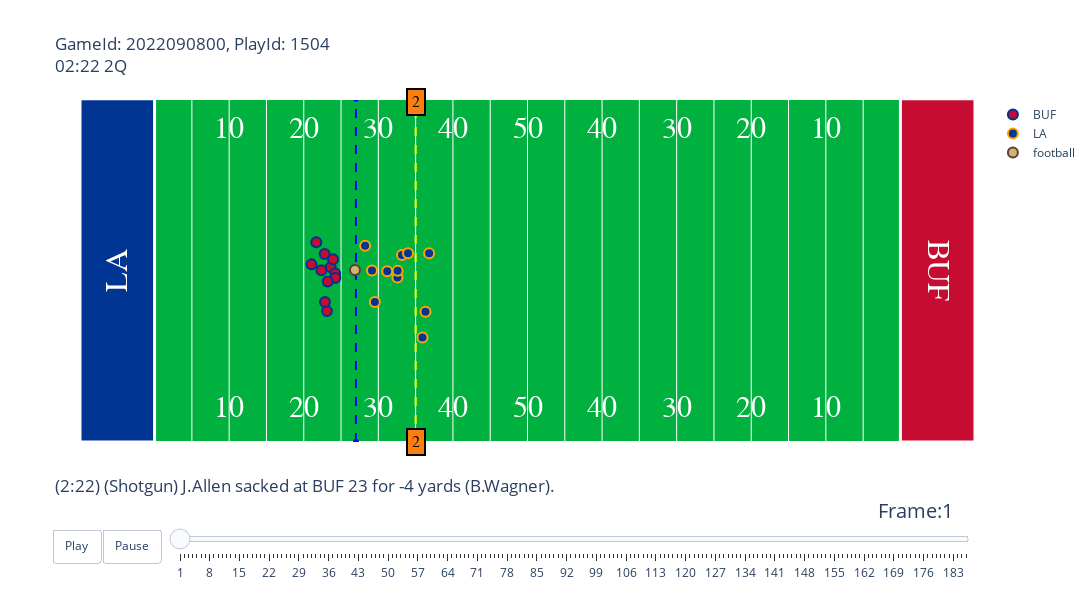

The notebook cell saved with this chart:
### Code cell
gid = 2022090800# 2022091108, 2022091113, 2022091108
pid = 1504 #729, 2518, 62

animate_play(games=games, tracking_df=tracking_df,
             play_df=plays, players=players, gameId=gid,
             playId=pid)

### Figure 1 — Plotly figure (JSON) as saved in the notebook; plotly's stock layout.template omitted (floating-point values rounded to 4 significant figures)
{"data": [{"hoverinfo": "none", "mode": "text", "showlegend": false, "text": ["10", "20", "30", "40", "50", "40", "30", "20", "10"], "textfont": {"color": "#ffffff", "family": "Courier New, monospace", "size": 30}, "type": "scatter", "x": [20, 30, 40, 50, 60, 70, 80, 90, 100], "y": [5, 5, 5, 5, 5, 5, 5, 5, 5]}, {"hoverinfo": "none", "mode": "text", "showlegend": false, "text": ["10", "20", "30", "40", "50", "40", "30", "20", "10"], "textfont": {"color": "#ffffff", "family": "Courier New, monospace", "size": 30}, "type": "scatter", "x": [20, 30, 40, 50, 60, 70, 80, 90, 100], "y": [48.5, 48.5, 48.5, 48.5, 48.5, 48.5, 48.5, 48.5, 48.5]}, {"hoverinfo": "none", "line": {"color": "blue", "dash": "dash"}, "showlegend": false, "type": "scatter", "x": [37, 37], "y": [0, 53.5]}, {"hoverinfo": "none", "line": {"color": "yellow", "dash": "dash"}, "showlegend": false, "type": "scatter", "x": [45, 45], "y": [0, 53.5]}, {"fill": "toself", "fillcolor": "#003594", "hoverinfo": "skip", "line": {"color": "white", "width": 3}, "mode": "lines", "opacity": 1, "showlegend": false, "type": "scatter", "x": [0, 0, 10, 10, 0], "y": [0, 53.5, 53.5, 0, 0]}, {"fill": "toself", "fillcolor": "#C60C30", "hoverinfo": "skip", "line": {"color": "white", "width": 3}, "mode": "lines", "opacity": 1, "showlegend": false, "type": "scatter", "x": [110, 110, 120, 120, 110], "y": [0, 53.5, 53.5, 0, 0]}, {"hoverinfo": "text", "hovertext": ["nflId:35472<br>displayName:Rodger Saffold<br>Player Speed:0.134 MPH", "nflId:42392<br>displayName:Mitch Morse<br>Player Speed:1.543 MPH", "nflId:42448<br>displayName:Jamison Crowder<br>Player Speed:7.762 MPH", "nflId:42489<br>displayName:Stefon Diggs<br>Player Speed:3.937 MPH", "nflId:44875<br>displayName:Dion Dawkins<br>Player Speed:2.103 MPH", "nflId:46076<br>displayName:Josh Allen<br>Player Speed:2.394 MPH", "nflId:47857<br>displayName:Devin Singletary<br>Player Speed:1.79 MPH", "nflId:47879<br>displayName:Dawson Knox<br>Player Speed:3.736 MPH", "nflId:48512<br>displayName:Ryan Bates<br>Player Speed:0.828 MPH", "nflId:52536<br>displayName:Gabe Davis<br>Player Speed:7.136 MPH", "nflId:53522<br>displayName:Spencer Brown<br>Player Speed:2.662 MPH"], "marker": {"color": "#C60C30", "line": {"color": "#00338D", "width": 2}, "size": 10}, "mode": "markers", "name": "BUF", "type": "scatter", "x": [33.6, 34.21, 33.11, 32.8, 33.93, 32.37, 31.04, 32.84, 34.23, 31.68, 33.21], "y": [27.29, 26.26, 20.43, 29.3, 28.47, 26.75, 27.7, 21.83, 25.56, 31.14, 25.02]}, {"hoverinfo": "text", "hovertext": ["nflId:38577<br>displayName:Bobby Wagner<br>Player Speed:0.089 MPH", "nflId:41239<br>displayName:Aaron Donald<br>Player Speed:0.425 MPH", "nflId:42816<br>displayName:Troy Hill<br>Player Speed:2.908 MPH", "nflId:43294<br>displayName:Jalen Ramsey<br>Player Speed:4.273 MPH", "nflId:43298<br>displayName:Leonard Floyd<br>Player Speed:0.47 MPH", "nflId:47844<br>displayName:Taylor Rapp<br>Player Speed:1.767 MPH", "nflId:47862<br>displayName:David Long<br>Player Speed:0.716 MPH", "nflId:47917<br>displayName:Greg Gaines<br>Player Speed:0.224 MPH", "nflId:47939<br>displayName:Justin Hollins<br>Player Speed:0.089 MPH", "nflId:48026<br>displayName:Nick Scott<br>Player Speed:2.371 MPH", "nflId:53532<br>displayName:Ernest Jones<br>Player Speed:1.208 MPH"], "marker": {"color": "#003594", "line": {"color": "#FFA300", "width": 2}, "size": 10}, "mode": "markers", "name": "LA", "type": "scatter", "x": [42.56, 41.19, 45.92, 43.17, 39.53, 46.81, 43.98, 39.15, 38.23, 46.32, 42.59], "y": [25.65, 26.6, 16.3, 29.16, 21.83, 29.42, 29.42, 26.73, 30.6, 20.31, 26.67]}, {"hoverinfo": "none", "marker": {"color": "#CBB67C", "line": {"color": "#663831", "width": 2}, "size": 10}, "mode": "markers", "name": "football", "type": "scatter", "x": [36.87], "y": [26.81]}], "layout": {"annotations": [{"align": "center", "bgcolor": "#ff7f0e", "bordercolor": "black", "borderpad": 4, "borderwidth": 2, "font": {"color": "black", "family": "Courier New, monospace", "size": 16}, "opacity": 1, "showarrow": false, "text": "2", "x": 45, "y": 0}, {"align": "center", "bgcolor": "#ff7f0e", "bordercolor": "black", "borderpad": 4, "borderwidth": 2, "font": {"color": "black", "family": "Courier New, monospace", "size": 16}, "opacity": 1, "showarrow": false, "text": "2", "x": 45, "y": 53}, {"font": {"color": "White", "family": "Courier New, monospace", "size": 32}, "showarrow": false, "text": "LA", "textangle": -90, "x": 5, "y": 26.75}, {"font": {"color": "White", "family": "Courier New, monospace", "size": 32}, "showarrow": false, "text": "BUF", "textangle": 90, "x": 115, "y": 26.75}], "autosize": false, "height": 600, "plot_bgcolor": "#00B140", "sliders": [{"active": 0, "currentvalue": {"font": {"size": 20}, "prefix": "Frame:", "visible": true, "xanchor": "right"}, "len": 0.9, "pad": {"b": 10, "t": 50}, "steps": [{"args": [[1], {"frame": {"duration": 100, "redraw": false}, "mode": "immediate", "transition": {"duration": 0}}], "label": "1", "method": "animate"}, {"args": [[2], {"frame": {"duration": 100, "redraw": false}, "mode": "immediate", "transition": {"duration": 0}}], "label": "2", "method": "animate"}, {"args": [[3], {"frame": {"duration": 100, "redraw": false}, "mode": "immediate", "transition": {"duration": 0}}], "label": "3", "method": "animate"}, {"args": [[4], {"frame": {"duration": 100, "redraw": false}, "mode": "immediate", "transition": {"duration": 0}}], "label": "4", "method": "animate"}, {"args": [[5], {"frame": {"duration": 100, "redraw": false}, "mode": "immediate", "transition": {"duration": 0}}], "label": "5", "method": "animate"}, {"args": [[6], {"frame": {"duration": 100, "redraw": false}, "mode": "immediate", "transition": {"duration": 0}}], "label": "6", "method": "animate"}, {"args": [[7], {"frame": {"duration": 100, "redraw": false}, "mode": "immediate", "transition": {"duration": 0}}], "label": "7", "method": "animate"}, {"args": [[8], {"frame": {"duration": 100, "redraw": false}, "mode": "immediate", "transition": {"duration": 0}}], "label": "8", "method": "animate"}, {"args": [[9], {"frame": {"duration": 100, "redraw": false}, "mode": "immediate", "transition": {"duration": 0}}], "label": "9", "method": "animate"}, {"args": [[10], {"frame": {"duration": 100, "redraw": false}, "mode": "immediate", "transition": {"duration": 0}}], "label": "10", "method": "animate"}, {"args": [[11], {"frame": {"duration": 100, "redraw": false}, "mode": "immediate", "transition": {"duration": 0}}], "label": "11", "method": "animate"}, {"args": [[12], {"frame": {"duration": 100, "redraw": false}, "mode": "immediate", "transition": {"duration": 0}}], "label": "12", "method": "animate"}, {"args": [[13], {"frame": {"duration": 100, "redraw": false}, "mode": "immediate", "transition": {"duration": 0}}], "label": "13", "method": "animate"}, {"args": [[14], {"frame": {"duration": 100, "redraw": false}, "mode": "immediate", "transition": {"duration": 0}}], "label": "14", "method": "animate"}, {"args": [[15], {"frame": {"duration": 100, "redraw": false}, "mode": "immediate", "transition": {"duration": 0}}], "label": "15", "method": "animate"}, {"args": [[16], {"frame": {"duration": 100, "redraw": false}, "mode": "immediate", "transition": {"duration": 0}}], "label": "16", "method": "animate"}, {"args": [[17], {"frame": {"duration": 100, "redraw": false}, "mode": "immediate", "transition": {"duration": 0}}], "label": "17", "method": "animate"}, {"args": [[18], {"frame": {"duration": 100, "redraw": false}, "mode": "immediate", "transition": {"duration": 0}}], "label": "18", "method": "animate"}, {"args": [[19], {"frame": {"duration": 100, "redraw": false}, "mode": "immediate", "transition": {"duration": 0}}], "label": "19", "method": "animate"}, {"args": [[20], {"frame": {"duration": 100, "redraw": false}, "mode": "immediate", "transition": {"duration": 0}}], "label": "20", "method": "animate"}, {"args": [[21], {"frame": {"duration": 100, "redraw": false}, "mode": "immediate", "transition": {"duration": 0}}], "label": "21", "method": "animate"}, {"args": [[22], {"frame": {"duration": 100, "redraw": false}, "mode": "immediate", "transition": {"duration": 0}}], "label": "22", "method": "animate"}, {"args": [[23], {"frame": {"duration": 100, "redraw": false}, "mode": "immediate", "transition": {"duration": 0}}], "label": "23", "method": "animate"}, {"args": [[24], {"frame": {"duration": 100, "redraw": false}, "mode": "immediate", "transition": {"duration": 0}}], "label": "24", "method": "animate"}, {"args": [[25], {"frame": {"duration": 100, "redraw": false}, "mode": "immediate", "transition": {"duration": 0}}], "label": "25", "method": "animate"}, {"args": [[26], {"frame": {"duration": 100, "redraw": false}, "mode": "immediate", "transition": {"duration": 0}}], "label": "26", "method": "animate"}, {"args": [[27], {"frame": {"duration": 100, "redraw": false}, "mode": "immediate", "transition": {"duration": 0}}], "label": "27", "method": "animate"}, {"args": [[28], {"frame": {"duration": 100, "redraw": false}, "mode": "immediate", "transition": {"duration": 0}}], "label": "28", "method": "animate"}, {"args": [[29], {"frame": {"duration": 100, "redraw": false}, "mode": "immediate", "transition": {"duration": 0}}], "label": "29", "method": "animate"}, {"args": [[30], {"frame": {"duration": 100, "redraw": false}, "mode": "immediate", "transition": {"duration": 0}}], "label": "30", "method": "animate"}, {"args": [[31], {"frame": {"duration": 100, "redraw": false}, "mode": "immediate", "transition": {"duration": 0}}], "label": "31", "method": "animate"}, {"args": [[32], {"frame": {"duration": 100, "redraw": false}, "mode": "immediate", "transition": {"duration": 0}}], "label": "32", "method": "animate"}, {"args": [[33], {"frame": {"duration": 100, "redraw": false}, "mode": "immediate", "transition": {"duration": 0}}], "label": "33", "method": "animate"}, {"args": [[34], {"frame": {"duration": 100, "redraw": false}, "mode": "immediate", "transition": {"duration": 0}}], "label": "34", "method": "animate"}, {"args": [[35], {"frame": {"duration": 100, "redraw": false}, "mode": "immediate", "transition": {"duration": 0}}], "label": "35", "method": "animate"}, {"args": [[36], {"frame": {"duration": 100, "redraw": false}, "mode": "immediate", "transition": {"duration": 0}}], "label": "36", "method": "animate"}, {"args": [[37], {"frame": {"duration": 100, "redraw": false}, "mode": "immediate", "transition": {"duration": 0}}], "label": "37", "method": "animate"}, {"args": [[38], {"frame": {"duration": 100, "redraw": false}, "mode": "immediate", "transition": {"duration": 0}}], "label": "38", "method": "animate"}, {"args": [[39], {"frame": {"duration": 100, "redraw": false}, "mode": "immediate", "transition": {"duration": 0}}], "label": "39", "method": "animate"}, {"args": [[40], {"frame": {"duration": 100, "redraw": false}, "mode": "immediate", "transition": {"duration": 0}}], "label": "40", "method": "animate"}, {"args": [[41], {"frame": {"duration": 100, "redraw": false}, "mode": "immediate", "transition": {"duration": 0}}], "label": "41", "method": "animate"}, {"args": [[42], {"frame": {"duration": 100, "redraw": false}, "mode": "immediate", "transition": {"duration": 0}}], "label": "42", "method": "animate"}, {"args": [[43], {"frame": {"duration": 100, "redraw": false}, "mode": "immediate", "transition": {"duration": 0}}], "label": "43", "method": "animate"}, {"args": [[44], {"frame": {"duration": 100, "redraw": false}, "mode": "immediate", "transition": {"duration": 0}}], "label": "44", "method": "animate"}, {"args": [[45], {"frame": {"duration": 100, "redraw": false}, "mode": "immediate", "transition": {"duration": 0}}], "label": "45", "method": "animate"}, {"args": [[46], {"frame": {"duration": 100, "redraw": false}, "mode": "immediate", "transition": {"duration": 0}}], "label": "46", "method": "animate"}, {"args": [[47], {"frame": {"duration": 100, "redraw": false}, "mode": "immediate", "transition": {"duration": 0}}], "label": "47", "method": "animate"}, {"args": [[48], {"frame": {"duration": 100, "redraw": false}, "mode": "immediate", "transition": {"duration": 0}}], "label": "48", "method": "animate"}, {"args": [[49], {"frame": {"duration": 100, "redraw": false}, "mode": "immediate", "transition": {"duration": 0}}], "label": "49", "method": "animate"}, {"args": [[50], {"frame": {"duration": 100, "redraw": false}, "mode": "immediate", "transition": {"duration": 0}}], "label": "50", "method": "animate"}, {"args": [[51], {"frame": {"duration": 100, "redraw": false}, "mode": "immediate", "transition": {"duration": 0}}], "label": "51", "method": "animate"}, {"args": [[52], {"frame": {"duration": 100, "redraw": false}, "mode": "immediate", "transition": {"duration": 0}}], "label": "52", "method": "animate"}, {"args": [[53], {"frame": {"duration": 100, "redraw": false}, "mode": "immediate", "transition": {"duration": 0}}], "label": "53", "method": "animate"}, {"args": [[54], {"frame": {"duration": 100, "redraw": false}, "mode": "immediate", "transition": {"duration": 0}}], "label": "54", "method": "animate"}, {"args": [[55], {"frame": {"duration": 100, "redraw": false}, "mode": "immediate", "transition": {"duration": 0}}], "label": "55", "method": "animate"}, {"args": [[56], {"frame": {"duration": 100, "redraw": false}, "mode": "immediate", "transition": {"duration": 0}}], "label": "56", "method": "animate"}, {"args": [[57], {"frame": {"duration": 100, "redraw": false}, "mode": "immediate", "transition": {"duration": 0}}], "label": "57", "method": "animate"}, {"args": [[58], {"frame": {"duration": 100, "redraw": false}, "mode": "immediate", "transition": {"duration": 0}}], "label": "58", "method": "animate"}, {"args": [[59], {"frame": {"duration": 100, "redraw": false}, "mode": "immediate", "transition": {"duration": 0}}], "label": "59", "method": "animate"}, {"args": [[60], {"frame": {"duration": 100, "redraw": false}, "mode": "immediate", "transition": {"duration": 0}}], "label": "60", "method": "animate"}, {"args": [[61], {"frame": {"duration": 100, "redraw": false}, "mode": "immediate", "transition": {"duration": 0}}], "label": "61", "method": "animate"}, {"args": [[62], {"frame": {"duration": 100, "redraw": false}, "mode": "immediate", "transition": {"duration": 0}}], "label": "62", "method": "animate"}, {"args": [[63], {"frame": {"duration": 100, "redraw": false}, "mode": "immediate", "transition": {"duration": 0}}], "label": "63", "method": "animate"}, {"args": [[64], {"frame": {"duration": 100, "redraw": false}, "mode": "immediate", "transition": {"duration": 0}}], "label": "64", "method": "animate"}, {"args": [[65], {"frame": {"duration": 100, "redraw": false}, "mode": "immediate", "transition": {"duration": 0}}], "label": "65", "method": "animate"}, {"args": [[66], {"frame": {"duration": 100, "redraw": false}, "mode": "immediate", "transition": {"duration": 0}}], "label": "66", "method": "animate"}, {"args": [[67], {"frame": {"duration": 100, "redraw": false}, "mode": "immediate", "transition": {"duration": 0}}], "label": "67", "method": "animate"}, {"args": [[68], {"frame": {"duration": 100, "redraw": false}, "mode": "immediate", "transition": {"duration": 0}}], "label": "68", "method": "animate"}, {"args": [[69], {"frame": {"duration": 100, "redraw": false}, "mode": "immediate", "transition": {"duration": 0}}], "label": "69", "method": "animate"}, {"args": [[70], {"frame": {"duration": 100, "redraw": false}, "mode": "immediate", "transition": {"duration": 0}}], "label": "70", "method": "animate"}, {"args": [[71], {"frame": {"duration": 100, "redraw": false}, "mode": "immediate", "transition": {"duration": 0}}], "label": "71", "method": "animate"}, {"args": [[72], {"frame": {"duration": 100, "redraw": false}, "mode": "immediate", "transition": {"duration": 0}}], "label": "72", "method": "animate"}, {"args": [[73], {"frame": {"duration": 100, "redraw": false}, "mode": "immediate", "transition": {"duration": 0}}], "label": "73", "method": "animate"}, {"args": [[74], {"frame": {"duration": 100, "redraw": false}, "mode": "immediate", "transition": {"duration": 0}}], "label": "74", "method": "animate"}, {"args": [[75], {"frame": {"duration": 100, "redraw": false}, "mode": "immediate", "transition": {"duration": 0}}], "label": "75", "method": "animate"}, {"args": [[76], {"frame": {"duration": 100, "redraw": false}, "mode": "immediate", "transition": {"duration": 0}}], "label": "76", "method": "animate"}, {"args": [[77], {"frame": {"duration": 100, "redraw": false}, "mode": "immediate", "transition": {"duration": 0}}], "label": "77", "method": "animate"}, {"args": [[78], {"frame": {"duration": 100, "redraw": false}, "mode": "immediate", "transition": {"duration": 0}}], "label": "78", "method": "animate"}, {"args": [[79], {"frame": {"duration": 100, "redraw": false}, "mode": "immediate", "transition": {"duration": 0}}], "label": "79", "method": "animate"}, {"args": [[80], {"frame": {"duration": 100, "redraw": false}, "mode": "immediate", "transition": {"duration": 0}}], "label": "80", "method": "animate"}, {"args": [[81], {"frame": {"duration": 100, "redraw": false}, "mode": "immediate", "transition": {"duration": 0}}], "label": "81", "method": "animate"}, {"args": [[82], {"frame": {"duration": 100, "redraw": false}, "mode": "immediate", "transition": {"duration": 0}}], "label": "82", "method": "animate"}, {"args": [[83], {"frame": {"duration": 100, "redraw": false}, "mode": "immediate", "transition": {"duration": 0}}], "label": "83", "method": "animate"}, {"args": [[84], {"frame": {"duration": 100, "redraw": false}, "mode": "immediate", "transition": {"duration": 0}}], "label": "84", "method": "animate"}, {"args": [[85], {"frame": {"duration": 100, "redraw": false}, "mode": "immediate", "transition": {"duration": 0}}], "label": "85", "method": "animate"}, {"args": [[86], {"frame": {"duration": 100, "redraw": false}, "mode": "immediate", "transition": {"duration": 0}}], "label": "86", "method": "animate"}, {"args": [[87], {"frame": {"duration": 100, "redraw": false}, "mode": "immediate", "transition": {"duration": 0}}], "label": "87", "method": "animate"}, {"args": [[88], {"frame": {"duration": 100, "redraw": false}, "mode": "immediate", "transition": {"duration": 0}}], "label": "88", "method": "animate"}, {"args": [[89], {"frame": {"duration": 100, "redraw": false}, "mode": "immediate", "transition": {"duration": 0}}], "label": "89", "method": "animate"}, {"args": [[90], {"frame": {"duration": 100, "redraw": false}, "mode": "immediate", "transition": {"duration": 0}}], "label": "90", "method": "animate"}, {"args": [[91], {"frame": {"duration": 100, "redraw": false}, "mode": "immediate", "transition": {"duration": 0}}], "label": "91", "method": "animate"}, {"args": [[92], {"frame": {"duration": 100, "redraw": false}, "mode": "immediate", "transition": {"duration": 0}}], "label": "92", "method": "animate"}, {"args": [[93], {"frame": {"duration": 100, "redraw": false}, "mode": "immediate", "transition": {"duration": 0}}], "label": "93", "method": "animate"}, {"args": [[94], {"frame": {"duration": 100, "redraw": false}, "mode": "immediate", "transition": {"duration": 0}}], "label": "94", "method": "animate"}, {"args": [[95], {"frame": {"duration": 100, "redraw": false}, "mode": "immediate", "transition": {"duration": 0}}], "label": "95", "method": "animate"}, {"args": [[96], {"frame": {"duration": 100, "redraw": false}, "mode": "immediate", "transition": {"duration": 0}}], "label": "96", "method": "animate"}, {"args": [[97], {"frame": {"duration": 100, "redraw": false}, "mode": "immediate", "transition": {"duration": 0}}], "label": "97", "method": "animate"}, {"args": [[98], {"frame": {"duration": 100, "redraw": false}, "mode": "immediate", "transition": {"duration": 0}}], "label": "98", "method": "animate"}, {"args": [[99], {"frame": {"duration": 100, "redraw": false}, "mode": "immediate", "transition": {"duration": 0}}], "label": "99", "method": "animate"}, {"args": [[100], {"frame": {"duration": 100, "redraw": false}, "mode": "immediate", "transition": {"duration": 0}}], "label": "100", "method": "animate"}, {"args": [[101], {"frame": {"duration": 100, "redraw": false}, "mode": "immediate", "transition": {"duration": 0}}], "label": "101", "method": "animate"}, {"args": [[102], {"frame": {"duration": 100, "redraw": false}, "mode": "immediate", "transition": {"duration": 0}}], "label": "102", "method": "animate"}, {"args": [[103], {"frame": {"duration": 100, "redraw": false}, "mode": "immediate", "transition": {"duration": 0}}], "label": "103", "method": "animate"}, {"args": [[104], {"frame": {"duration": 100, "redraw": false}, "mode": "immediate", "transition": {"duration": 0}}], "label": "104", "method": "animate"}, {"args": [[105], {"frame": {"duration": 100, "redraw": false}, "mode": "immediate", "transition": {"duration": 0}}], "label": "105", "method": "animate"}, {"args": [[106], {"frame": {"duration": 100, "redraw": false}, "mode": "immediate", "transition": {"duration": 0}}], "label": "106", "method": "animate"}, {"args": [[107], {"frame": {"duration": 100, "redraw": false}, "mode": "immediate", "transition": {"duration": 0}}], "label": "107", "method": "animate"}, {"args": [[108], {"frame": {"duration": 100, "redraw": false}, "mode": "immediate", "transition": {"duration": 0}}], "label": "108", "method": "animate"}, {"args": [[109], {"frame": {"duration": 100, "redraw": false}, "mode": "immediate", "transition": {"duration": 0}}], "label": "109", "method": "animate"}, {"args": [[110], {"frame": {"duration": 100, "redraw": false}, "mode": "immediate", "transition": {"duration": 0}}], "label": "110", "method": "animate"}, {"args": [[111], {"frame": {"duration": 100, "redraw": false}, "mode": "immediate", "transition": {"duration": 0}}], "label": "111", "method": "animate"}, {"args": [[112], {"frame": {"duration": 100, "redraw": false}, "mode": "immediate", "transition": {"duration": 0}}], "label": "112", "method": "animate"}, {"args": [[113], {"frame": {"duration": 100, "redraw": false}, "mode": "immediate", "transition": {"duration": 0}}], "label": "113", "method": "animate"}, {"args": [[114], {"frame": {"duration": 100, "redraw": false}, "mode": "immediate", "transition": {"duration": 0}}], "label": "114", "method": "animate"}, {"args": [[115], {"frame": {"duration": 100, "redraw": false}, "mode": "immediate", "transition": {"duration": 0}}], "label": "115", "method": "animate"}, {"args": [[116], {"frame": {"duration": 100, "redraw": false}, "mode": "immediate", "transition": {"duration": 0}}], "label": "116", "method": "animate"}, {"args": [[117], {"frame": {"duration": 100, "redraw": false}, "mode": "immediate", "transition": {"duration": 0}}], "label": "117", "method": "animate"}, {"args": [[118], {"frame": {"duration": 100, "redraw": false}, "mode": "immediate", "transition": {"duration": 0}}], "label": "118", "method": "animate"}, {"args": [[119], {"frame": {"duration": 100, "redraw": false}, "mode": "immediate", "transition": {"duration": 0}}], "label": "119", "method": "animate"}, {"args": [[120], {"frame": {"duration": 100, "redraw": false}, "mode": "immediate", "transition": {"duration": 0}}], "label": "120", "method": "animate"}, {"args": [[121], {"frame": {"duration": 100, "redraw": false}, "mode": "immediate", "transition": {"duration": 0}}], "label": "121", "method": "animate"}, {"args": [[122], {"frame": {"duration": 100, "redraw": false}, "mode": "immediate", "transition": {"duration": 0}}], "label": "122", "method": "animate"}, {"args": [[123], {"frame": {"duration": 100, "redraw": false}, "mode": "immediate", "transition": {"duration": 0}}], "label": "123", "method": "animate"}, {"args": [[124], {"frame": {"duration": 100, "redraw": false}, "mode": "immediate", "transition": {"duration": 0}}], "label": "124", "method": "animate"}, {"args": [[125], {"frame": {"duration": 100, "redraw": false}, "mode": "immediate", "transition": {"duration": 0}}], "label": "125", "method": "animate"}, {"args": [[126], {"frame": {"duration": 100, "redraw": false}, "mode": "immediate", "transition": {"duration": 0}}], "label": "126", "method": "animate"}, {"args": [[127], {"frame": {"duration": 100, "redraw": false}, "mode": "immediate", "transition": {"duration": 0}}], "label": "127", "method": "animate"}, {"args": [[128], {"frame": {"duration": 100, "redraw": false}, "mode": "immediate", "transition": {"duration": 0}}], "label": "128", "method": "animate"}, {"args": [[129], {"frame": {"duration": 100, "redraw": false}, "mode": "immediate", "transition": {"duration": 0}}], "label": "129", "method": "animate"}, {"args": [[130], {"frame": {"duration": 100, "redraw": false}, "mode": "immediate", "transition": {"duration": 0}}], "label": "130", "method": "animate"}, {"args": [[131], {"frame": {"duration": 100, "redraw": false}, "mode": "immediate", "transition": {"duration": 0}}], "label": "131", "method": "animate"}, {"args": [[132], {"frame": {"duration": 100, "redraw": false}, "mode": "immediate", "transition": {"duration": 0}}], "label": "132", "method": "animate"}, {"args": [[133], {"frame": {"duration": 100, "redraw": false}, "mode": "immediate", "transition": {"duration": 0}}], "label": "133", "method": "animate"}, {"args": [[134], {"frame": {"duration": 100, "redraw": false}, "mode": "immediate", "transition": {"duration": 0}}], "label": "134", "method": "animate"}, {"args": [[135], {"frame": {"duration": 100, "redraw": false}, "mode": "immediate", "transition": {"duration": 0}}], "label": "135", "method": "animate"}, {"args": [[136], {"frame": {"duration": 100, "redraw": false}, "mode": "immediate", "transition": {"duration": 0}}], "label": "136", "method": "animate"}, {"args": [[137], {"frame": {"duration": 100, "redraw": false}, "mode": "immediate", "transition": {"duration": 0}}], "label": "137", "method": "animate"}, {"args": [[138], {"frame": {"duration": 100, "redraw": false}, "mode": "immediate", "transition": {"duration": 0}}], "label": "138", "method": "animate"}, {"args": [[139], {"frame": {"duration": 100, "redraw": false}, "mode": "immediate", "transition": {"duration": 0}}], "label": "139", "method": "animate"}, {"args": [[140], {"frame": {"duration": 100, "redraw": false}, "mode": "immediate", "transition": {"duration": 0}}], "label": "140", "method": "animate"}, {"args": [[141], {"frame": {"duration": 100, "redraw": false}, "mode": "immediate", "transition": {"duration": 0}}], "label": "141", "method": "animate"}, {"args": [[142], {"frame": {"duration": 100, "redraw": false}, "mode": "immediate", "transition": {"duration": 0}}], "label": "142", "method": "animate"}, {"args": [[143], {"frame": {"duration": 100, "redraw": false}, "mode": "immediate", "transition": {"duration": 0}}], "label": "143", "method": "animate"}, {"args": [[144], {"frame": {"duration": 100, "redraw": false}, "mode": "immediate", "transition": {"duration": 0}}], "label": "144", "method": "animate"}, {"args": [[145], {"frame": {"duration": 100, "redraw": false}, "mode": "immediate", "transition": {"duration": 0}}], "label": "145", "method": "animate"}, {"args": [[146], {"frame": {"duration": 100, "redraw": false}, "mode": "immediate", "transition": {"duration": 0}}], "label": "146", "method": "animate"}, {"args": [[147], {"frame": {"duration": 100, "redraw": false}, "mode": "immediate", "transition": {"duration": 0}}], "label": "147", "method": "animate"}, {"args": [[148], {"frame": {"duration": 100, "redraw": false}, "mode": "immediate", "transition": {"duration": 0}}], "label": "148", "method": "animate"}, {"args": [[149], {"frame": {"duration": 100, "redraw": false}, "mode": "immediate", "transition": {"duration": 0}}], "label": "149", "method": "animate"}, {"args": [[150], {"frame": {"duration": 100, "redraw": false}, "mode": "immediate", "transition": {"duration": 0}}], "label": "150", "method": "animate"}, {"args": [[151], {"frame": {"duration": 100, "redraw": false}, "mode": "immediate", "transition": {"duration": 0}}], "label": "151", "method": "animate"}, {"args": [[152], {"frame": {"duration": 100, "redraw": false}, "mode": "immediate", "transition": {"duration": 0}}], "label": "152", "method": "animate"}, {"args": [[153], {"frame": {"duration": 100, "redraw": false}, "mode": "immediate", "transition": {"duration": 0}}], "label": "153", "method": "animate"}, {"args": [[154], {"frame": {"duration": 100, "redraw": false}, "mode": "immediate", "transition": {"duration": 0}}], "label": "154", "method": "animate"}, {"args": [[155], {"frame": {"duration": 100, "redraw": false}, "mode": "immediate", "transition": {"duration": 0}}], "label": "155", "method": "animate"}, {"args": [[156], {"frame": {"duration": 100, "redraw": false}, "mode": "immediate", "transition": {"duration": 0}}], "label": "156", "method": "animate"}, {"args": [[157], {"frame": {"duration": 100, "redraw": false}, "mode": "immediate", "transition": {"duration": 0}}], "label": "157", "method": "animate"}, {"args": [[158], {"frame": {"duration": 100, "redraw": false}, "mode": "immediate", "transition": {"duration": 0}}], "label": "158", "method": "animate"}, {"args": [[159], {"frame": {"duration": 100, "redraw": false}, "mode": "immediate", "transition": {"duration": 0}}], "label": "159", "method": "animate"}, {"args": [[160], {"frame": {"duration": 100, "redraw": false}, "mode": "immediate", "transition": {"duration": 0}}], "label": "160", "method": "animate"}, {"args": [[161], {"frame": {"duration": 100, "redraw": false}, "mode": "immediate", "transition": {"duration": 0}}], "label": "161", "method": "animate"}, {"args": [[162], {"frame": {"duration": 100, "redraw": false}, "mode": "immediate", "transition": {"duration": 0}}], "label": "162", "method": "animate"}, {"args": [[163], {"frame": {"duration": 100, "redraw": false}, "mode": "immediate", "transition": {"duration": 0}}], "label": "163", "method": "animate"}, {"args": [[164], {"frame": {"duration": 100, "redraw": false}, "mode": "immediate", "transition": {"duration": 0}}], "label": "164", "method": "animate"}, {"args": [[165], {"frame": {"duration": 100, "redraw": false}, "mode": "immediate", "transition": {"duration": 0}}], "label": "165", "method": "animate"}, {"args": [[166], {"frame": {"duration": 100, "redraw": false}, "mode": "immediate", "transition": {"duration": 0}}], "label": "166", "method": "animate"}, {"args": [[167], {"frame": {"duration": 100, "redraw": false}, "mode": "immediate", "transition": {"duration": 0}}], "label": "167", "method": "animate"}, {"args": [[168], {"frame": {"duration": 100, "redraw": false}, "mode": "immediate", "transition": {"duration": 0}}], "label": "168", "method": "animate"}, {"args": [[169], {"frame": {"duration": 100, "redraw": false}, "mode": "immediate", "transition": {"duration": 0}}], "label": "169", "method": "animate"}, {"args": [[170], {"frame": {"duration": 100, "redraw": false}, "mode": "immediate", "transition": {"duration": 0}}], "label": "170", "method": "animate"}, {"args": [[171], {"frame": {"duration": 100, "redraw": false}, "mode": "immediate", "transition": {"duration": 0}}], "label": "171", "method": "animate"}, {"args": [[172], {"frame": {"duration": 100, "redraw": false}, "mode": "immediate", "transition": {"duration": 0}}], "label": "172", "method": "animate"}, {"args": [[173], {"frame": {"duration": 100, "redraw": false}, "mode": "immediate", "transition": {"duration": 0}}], "label": "173", "method": "animate"}, {"args": [[174], {"frame": {"duration": 100, "redraw": false}, "mode": "immediate", "transition": {"duration": 0}}], "label": "174", "method": "animate"}, {"args": [[175], {"frame": {"duration": 100, "redraw": false}, "mode": "immediate", "transition": {"duration": 0}}], "label": "175", "method": "animate"}, {"args": [[176], {"frame": {"duration": 100, "redraw": false}, "mode": "immediate", "transition": {"duration": 0}}], "label": "176", "method": "animate"}, {"args": [[177], {"frame": {"duration": 100, "redraw": false}, "mode": "immediate", "transition": {"duration": 0}}], "label": "177", "method": "animate"}, {"args": [[178], {"frame": {"duration": 100, "redraw": false}, "mode": "immediate", "transition": {"duration": 0}}], "label": "178", "method": "animate"}, {"args": [[179], {"frame": {"duration": 100, "redraw": false}, "mode": "immediate", "transition": {"duration": 0}}], "label": "179", "method": "animate"}, {"args": [[180], {"frame": {"duration": 100, "redraw": false}, "mode": "immediate", "transition": {"duration": 0}}], "label": "180", "method": "animate"}, {"args": [[181], {"frame": {"duration": 100, "redraw": false}, "mode": "immediate", "transition": {"duration": 0}}], "label": "181", "method": "animate"}, {"args": [[182], {"frame": {"duration": 100, "redraw": false}, "mode": "immediate", "transition": {"duration": 0}}], "label": "182", "method": "animate"}, {"args": [[183], {"frame": {"duration": 100, "redraw": false}, "mode": "immediate", "transition": {"duration": 0}}], "label": "183", "method": "animate"}, {"args": [[184], {"frame": {"duration": 100, "redraw": false}, "mode": "immediate", "transition": {"duration": 0}}], "label": "184", "method": "animate"}, {"args": [[185], {"frame": {"duration": 100, "redraw": false}, "mode": "immediate", "transition": {"duration": 0}}], "label": "185", "method": "animate"}, {"args": [[186], {"frame": {"duration": 100, "redraw": false}, "mode": "immediate", "transition": {"duration": 0}}], "label": "186", "method": "animate"}], "transition": {"duration": 300, "easing": "cubic-in-out"}, "x": 0.1, "xanchor": "left", "y": 0, "yanchor": "top"}], "title": {"text": "GameId: 2022090800, PlayId: 1504<br>02:22 2Q<br><br><br><br><br><br><br><br><br><br><br><br><br><br><br><br><br><br><br>(2:22) (Shotgun) J.Allen sacked at BUF 23 for -4 yards (B.Wagner)."}, "updatemenus": [{"buttons": [{"args": [null, {"frame": {"duration": 100, "redraw": false}, "fromcurrent": true, "transition": {"duration": 0}}], "label": "Play", "method": "animate"}, {"args": [[null], {"frame": {"duration": 0, "redraw": false}, "mode": "immediate", "transition": {"duration": 0}}], "label": "Pause", "method": "animate"}], "direction": "left", "pad": {"r": 10, "t": 87}, "showactive": false, "type": "buttons", "x": 0.1, "xanchor": "right", "y": 0, "yanchor": "top"}], "width": 1200, "xaxis": {"autorange": false, "range": [0, 120], "showticklabels": false, "tickmode": "array", "tickvals": [10, 15, 20, 25, 30, 35, 40, 45, 50, 55, 60, 65, 70, 75, 80, 85, 90, 95, 100, 105, 110]}, "yaxis": {"autorange": false, "range": [0, 53.3], "showgrid": false, "showticklabels": false}}}
